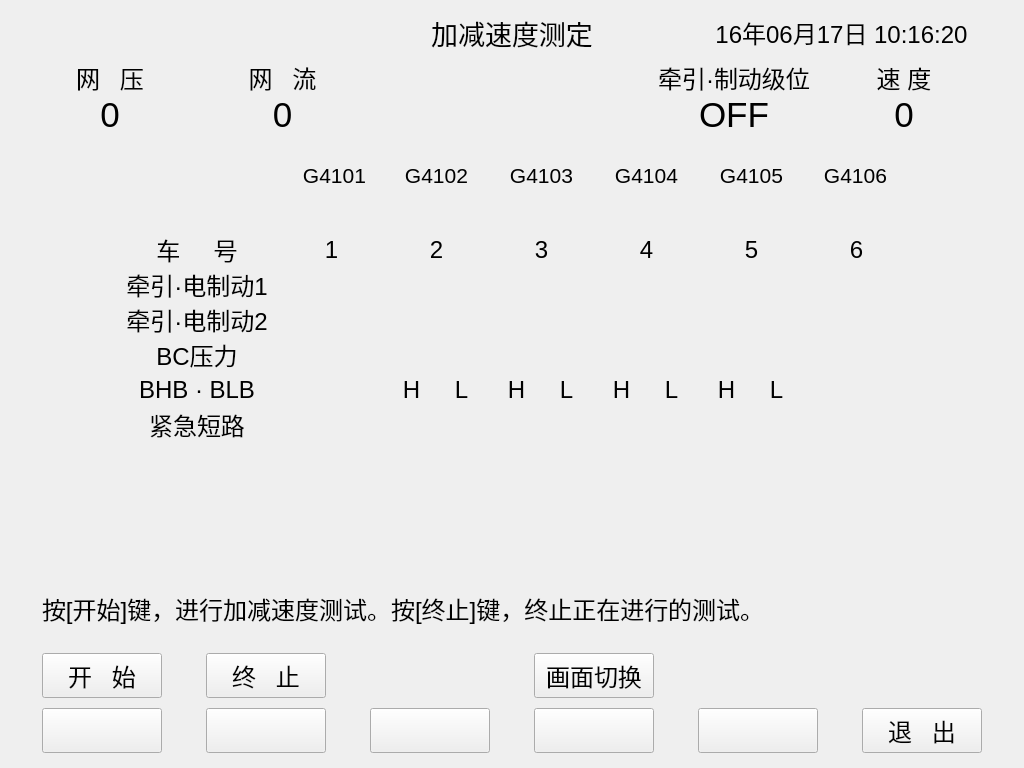
<?xml version="1.0" encoding="UTF-8"?>
<ui version="4.0">
 <class>speedcheck</class>
 <widget class="QDialog" name="speedcheck">
  <property name="geometry">
   <rect>
    <x>0</x>
    <y>0</y>
    <width>1024</width>
    <height>768</height>
   </rect>
  </property>
  <property name="windowTitle">
   <string>加减速度测定</string>
  </property>
  <widget class="QLabel" name="labelinfo_5_3">
   <property name="geometry">
    <rect>
     <x>384</x>
     <y>372</y>
     <width>105</width>
     <height>35</height>
    </rect>
   </property>
   <property name="font">
    <font>
     <pointsize>18</pointsize>
    </font>
   </property>
   <property name="text">
    <string/>
   </property>
   <property name="alignment">
    <set>Qt::AlignCenter</set>
   </property>
  </widget>
  <widget class="QLabel" name="label_2">
   <property name="geometry">
    <rect>
     <x>40</x>
     <y>62</y>
     <width>140</width>
     <height>30</height>
    </rect>
   </property>
   <property name="font">
    <font>
     <pointsize>18</pointsize>
    </font>
   </property>
   <property name="text">
    <string>网   压</string>
   </property>
   <property name="alignment">
    <set>Qt::AlignCenter</set>
   </property>
  </widget>
  <widget class="QLabel" name="carlabel3">
   <property name="geometry">
    <rect>
     <x>501</x>
     <y>163</y>
     <width>81</width>
     <height>25</height>
    </rect>
   </property>
   <property name="font">
    <font>
     <pointsize>16</pointsize>
    </font>
   </property>
   <property name="text">
    <string>G4103</string>
   </property>
   <property name="alignment">
    <set>Qt::AlignCenter</set>
   </property>
  </widget>
  <widget class="QLabel" name="labelinfo_4_6">
   <property name="geometry">
    <rect>
     <x>699</x>
     <y>337</y>
     <width>105</width>
     <height>35</height>
    </rect>
   </property>
   <property name="font">
    <font>
     <pointsize>18</pointsize>
    </font>
   </property>
   <property name="text">
    <string/>
   </property>
   <property name="alignment">
    <set>Qt::AlignCenter</set>
   </property>
  </widget>
  <widget class="QLabel" name="labelinfo_2_1">
   <property name="geometry">
    <rect>
     <x>115</x>
     <y>267</y>
     <width>164</width>
     <height>35</height>
    </rect>
   </property>
   <property name="font">
    <font>
     <pointsize>18</pointsize>
    </font>
   </property>
   <property name="text">
    <string>牵引·电制动1</string>
   </property>
   <property name="alignment">
    <set>Qt::AlignCenter</set>
   </property>
  </widget>
  <widget class="QLabel" name="carimagelabel2">
   <property name="geometry">
    <rect>
     <x>384</x>
     <y>150</y>
     <width>105</width>
     <height>80</height>
    </rect>
   </property>
   <property name="text">
    <string/>
   </property>
  </widget>
  <widget class="QLabel" name="label_3">
   <property name="geometry">
    <rect>
     <x>210</x>
     <y>62</y>
     <width>145</width>
     <height>30</height>
    </rect>
   </property>
   <property name="font">
    <font>
     <pointsize>18</pointsize>
    </font>
   </property>
   <property name="text">
    <string>网   流</string>
   </property>
   <property name="alignment">
    <set>Qt::AlignCenter</set>
   </property>
  </widget>
  <widget class="QLabel" name="carlabel4">
   <property name="geometry">
    <rect>
     <x>606</x>
     <y>163</y>
     <width>81</width>
     <height>25</height>
    </rect>
   </property>
   <property name="font">
    <font>
     <pointsize>16</pointsize>
    </font>
   </property>
   <property name="text">
    <string>G4104</string>
   </property>
   <property name="alignment">
    <set>Qt::AlignCenter</set>
   </property>
  </widget>
  <widget class="QLabel" name="carimagelabel6">
   <property name="geometry">
    <rect>
     <x>804</x>
     <y>150</y>
     <width>105</width>
     <height>80</height>
    </rect>
   </property>
   <property name="text">
    <string/>
   </property>
  </widget>
  <widget class="QLabel" name="carimagelabel1">
   <property name="geometry">
    <rect>
     <x>279</x>
     <y>150</y>
     <width>105</width>
     <height>80</height>
    </rect>
   </property>
   <property name="text">
    <string/>
   </property>
  </widget>
  <widget class="QLabel" name="labelarrow">
   <property name="geometry">
    <rect>
     <x>115</x>
     <y>150</y>
     <width>164</width>
     <height>80</height>
    </rect>
   </property>
   <property name="text">
    <string/>
   </property>
   <property name="alignment">
    <set>Qt::AlignCenter</set>
   </property>
  </widget>
  <widget class="QLabel" name="labelinfo_2_4">
   <property name="geometry">
    <rect>
     <x>489</x>
     <y>267</y>
     <width>105</width>
     <height>35</height>
    </rect>
   </property>
   <property name="font">
    <font>
     <pointsize>18</pointsize>
    </font>
   </property>
   <property name="text">
    <string/>
   </property>
   <property name="alignment">
    <set>Qt::AlignCenter</set>
   </property>
  </widget>
  <widget class="QLabel" name="labelinfo_2_3">
   <property name="geometry">
    <rect>
     <x>384</x>
     <y>267</y>
     <width>105</width>
     <height>35</height>
    </rect>
   </property>
   <property name="font">
    <font>
     <pointsize>18</pointsize>
    </font>
   </property>
   <property name="text">
    <string/>
   </property>
   <property name="alignment">
    <set>Qt::AlignCenter</set>
   </property>
  </widget>
  <widget class="QLabel" name="labelinfo_1_3">
   <property name="geometry">
    <rect>
     <x>384</x>
     <y>232</y>
     <width>105</width>
     <height>35</height>
    </rect>
   </property>
   <property name="font">
    <font>
     <pointsize>18</pointsize>
    </font>
   </property>
   <property name="text">
    <string>2</string>
   </property>
   <property name="alignment">
    <set>Qt::AlignCenter</set>
   </property>
  </widget>
  <widget class="QLabel" name="label_5">
   <property name="geometry">
    <rect>
     <x>854</x>
     <y>62</y>
     <width>100</width>
     <height>30</height>
    </rect>
   </property>
   <property name="font">
    <font>
     <pointsize>18</pointsize>
    </font>
   </property>
   <property name="text">
    <string>速 度</string>
   </property>
   <property name="alignment">
    <set>Qt::AlignCenter</set>
   </property>
  </widget>
  <widget class="QLabel" name="labelinfo_1_4">
   <property name="geometry">
    <rect>
     <x>489</x>
     <y>232</y>
     <width>105</width>
     <height>35</height>
    </rect>
   </property>
   <property name="font">
    <font>
     <pointsize>18</pointsize>
    </font>
   </property>
   <property name="text">
    <string>3</string>
   </property>
   <property name="alignment">
    <set>Qt::AlignCenter</set>
   </property>
  </widget>
  <widget class="QLabel" name="labelinfo_1_7">
   <property name="geometry">
    <rect>
     <x>804</x>
     <y>232</y>
     <width>105</width>
     <height>35</height>
    </rect>
   </property>
   <property name="font">
    <font>
     <pointsize>18</pointsize>
    </font>
   </property>
   <property name="text">
    <string>6</string>
   </property>
   <property name="alignment">
    <set>Qt::AlignCenter</set>
   </property>
  </widget>
  <widget class="QLabel" name="labelinfo_4_1">
   <property name="geometry">
    <rect>
     <x>115</x>
     <y>337</y>
     <width>164</width>
     <height>35</height>
    </rect>
   </property>
   <property name="font">
    <font>
     <pointsize>18</pointsize>
    </font>
   </property>
   <property name="text">
    <string>BC压力</string>
   </property>
   <property name="alignment">
    <set>Qt::AlignCenter</set>
   </property>
  </widget>
  <widget class="QLabel" name="labelinfo_1_2">
   <property name="geometry">
    <rect>
     <x>279</x>
     <y>232</y>
     <width>105</width>
     <height>35</height>
    </rect>
   </property>
   <property name="font">
    <font>
     <pointsize>18</pointsize>
    </font>
   </property>
   <property name="text">
    <string>1</string>
   </property>
   <property name="alignment">
    <set>Qt::AlignCenter</set>
   </property>
  </widget>
  <widget class="QLabel" name="carlabel5">
   <property name="geometry">
    <rect>
     <x>711</x>
     <y>163</y>
     <width>81</width>
     <height>25</height>
    </rect>
   </property>
   <property name="font">
    <font>
     <pointsize>16</pointsize>
    </font>
   </property>
   <property name="text">
    <string>G4105</string>
   </property>
   <property name="alignment">
    <set>Qt::AlignCenter</set>
   </property>
  </widget>
  <widget class="QLabel" name="labelinfo_5_5">
   <property name="geometry">
    <rect>
     <x>594</x>
     <y>372</y>
     <width>105</width>
     <height>35</height>
    </rect>
   </property>
   <property name="font">
    <font>
     <pointsize>18</pointsize>
    </font>
   </property>
   <property name="text">
    <string/>
   </property>
   <property name="alignment">
    <set>Qt::AlignCenter</set>
   </property>
  </widget>
  <widget class="QLabel" name="labelinfo_1_5">
   <property name="geometry">
    <rect>
     <x>594</x>
     <y>232</y>
     <width>105</width>
     <height>35</height>
    </rect>
   </property>
   <property name="font">
    <font>
     <pointsize>18</pointsize>
    </font>
   </property>
   <property name="text">
    <string>4</string>
   </property>
   <property name="alignment">
    <set>Qt::AlignCenter</set>
   </property>
  </widget>
  <widget class="QLabel" name="labelinfo_5_4">
   <property name="geometry">
    <rect>
     <x>489</x>
     <y>372</y>
     <width>105</width>
     <height>35</height>
    </rect>
   </property>
   <property name="font">
    <font>
     <pointsize>18</pointsize>
    </font>
   </property>
   <property name="text">
    <string/>
   </property>
   <property name="alignment">
    <set>Qt::AlignCenter</set>
   </property>
  </widget>
  <widget class="QLabel" name="labelinfo_3_3">
   <property name="geometry">
    <rect>
     <x>384</x>
     <y>302</y>
     <width>105</width>
     <height>35</height>
    </rect>
   </property>
   <property name="font">
    <font>
     <pointsize>18</pointsize>
    </font>
   </property>
   <property name="text">
    <string/>
   </property>
   <property name="alignment">
    <set>Qt::AlignCenter</set>
   </property>
  </widget>
  <widget class="QLabel" name="carlabel6">
   <property name="geometry">
    <rect>
     <x>816</x>
     <y>163</y>
     <width>79</width>
     <height>25</height>
    </rect>
   </property>
   <property name="font">
    <font>
     <pointsize>16</pointsize>
    </font>
   </property>
   <property name="text">
    <string>G4106</string>
   </property>
   <property name="alignment">
    <set>Qt::AlignCenter</set>
   </property>
  </widget>
  <widget class="QLabel" name="labelinfo_5_2">
   <property name="geometry">
    <rect>
     <x>279</x>
     <y>372</y>
     <width>105</width>
     <height>35</height>
    </rect>
   </property>
   <property name="font">
    <font>
     <pointsize>18</pointsize>
    </font>
   </property>
   <property name="text">
    <string/>
   </property>
   <property name="alignment">
    <set>Qt::AlignCenter</set>
   </property>
  </widget>
  <widget class="QLabel" name="carimagelabel5">
   <property name="geometry">
    <rect>
     <x>699</x>
     <y>150</y>
     <width>105</width>
     <height>80</height>
    </rect>
   </property>
   <property name="text">
    <string/>
   </property>
  </widget>
  <widget class="QLabel" name="labelvoltage">
   <property name="geometry">
    <rect>
     <x>40</x>
     <y>92</y>
     <width>140</width>
     <height>45</height>
    </rect>
   </property>
   <property name="font">
    <font>
     <pointsize>26</pointsize>
    </font>
   </property>
   <property name="text">
    <string>0</string>
   </property>
   <property name="alignment">
    <set>Qt::AlignCenter</set>
   </property>
  </widget>
  <widget class="QLabel" name="carlabel2">
   <property name="geometry">
    <rect>
     <x>396</x>
     <y>163</y>
     <width>81</width>
     <height>25</height>
    </rect>
   </property>
   <property name="font">
    <font>
     <pointsize>16</pointsize>
    </font>
   </property>
   <property name="text">
    <string>G4102</string>
   </property>
   <property name="alignment">
    <set>Qt::AlignCenter</set>
   </property>
  </widget>
  <widget class="QLabel" name="labelinfo_4_3">
   <property name="geometry">
    <rect>
     <x>384</x>
     <y>337</y>
     <width>105</width>
     <height>35</height>
    </rect>
   </property>
   <property name="font">
    <font>
     <pointsize>18</pointsize>
    </font>
   </property>
   <property name="text">
    <string/>
   </property>
   <property name="alignment">
    <set>Qt::AlignCenter</set>
   </property>
  </widget>
  <widget class="QLabel" name="title">
   <property name="geometry">
    <rect>
     <x>10</x>
     <y>10</y>
     <width>345</width>
     <height>45</height>
    </rect>
   </property>
   <property name="sizePolicy">
    <sizepolicy hsizetype="Expanding" vsizetype="Expanding">
     <horstretch>0</horstretch>
     <verstretch>0</verstretch>
    </sizepolicy>
   </property>
   <property name="font">
    <font>
     <pointsize>18</pointsize>
    </font>
   </property>
   <property name="text">
    <string/>
   </property>
  </widget>
  <widget class="QLabel" name="labelinfo_4_4">
   <property name="geometry">
    <rect>
     <x>489</x>
     <y>337</y>
     <width>105</width>
     <height>35</height>
    </rect>
   </property>
   <property name="font">
    <font>
     <pointsize>18</pointsize>
    </font>
   </property>
   <property name="text">
    <string/>
   </property>
   <property name="alignment">
    <set>Qt::AlignCenter</set>
   </property>
  </widget>
  <widget class="QLabel" name="labelinfo_1_1">
   <property name="geometry">
    <rect>
     <x>115</x>
     <y>232</y>
     <width>164</width>
     <height>35</height>
    </rect>
   </property>
   <property name="font">
    <font>
     <pointsize>18</pointsize>
    </font>
   </property>
   <property name="text">
    <string>车     号</string>
   </property>
   <property name="alignment">
    <set>Qt::AlignCenter</set>
   </property>
  </widget>
  <widget class="QLabel" name="labelcurrent">
   <property name="geometry">
    <rect>
     <x>210</x>
     <y>92</y>
     <width>145</width>
     <height>45</height>
    </rect>
   </property>
   <property name="font">
    <font>
     <pointsize>26</pointsize>
    </font>
   </property>
   <property name="text">
    <string>0</string>
   </property>
   <property name="alignment">
    <set>Qt::AlignCenter</set>
   </property>
  </widget>
  <widget class="QLabel" name="labelinfo_4_2">
   <property name="geometry">
    <rect>
     <x>279</x>
     <y>337</y>
     <width>105</width>
     <height>35</height>
    </rect>
   </property>
   <property name="font">
    <font>
     <pointsize>18</pointsize>
    </font>
   </property>
   <property name="text">
    <string/>
   </property>
   <property name="alignment">
    <set>Qt::AlignCenter</set>
   </property>
  </widget>
  <widget class="QLabel" name="labelinfo_2_7">
   <property name="geometry">
    <rect>
     <x>804</x>
     <y>267</y>
     <width>105</width>
     <height>35</height>
    </rect>
   </property>
   <property name="font">
    <font>
     <pointsize>18</pointsize>
    </font>
   </property>
   <property name="text">
    <string/>
   </property>
   <property name="alignment">
    <set>Qt::AlignCenter</set>
   </property>
  </widget>
  <widget class="QLabel" name="labelinfo_3_4">
   <property name="geometry">
    <rect>
     <x>489</x>
     <y>302</y>
     <width>105</width>
     <height>35</height>
    </rect>
   </property>
   <property name="font">
    <font>
     <pointsize>18</pointsize>
    </font>
   </property>
   <property name="text">
    <string/>
   </property>
   <property name="alignment">
    <set>Qt::AlignCenter</set>
   </property>
  </widget>
  <widget class="QLabel" name="carlabel1">
   <property name="geometry">
    <rect>
     <x>295</x>
     <y>163</y>
     <width>79</width>
     <height>25</height>
    </rect>
   </property>
   <property name="font">
    <font>
     <pointsize>16</pointsize>
    </font>
   </property>
   <property name="text">
    <string>G4101</string>
   </property>
   <property name="alignment">
    <set>Qt::AlignCenter</set>
   </property>
  </widget>
  <widget class="QLabel" name="labelinfo_3_6">
   <property name="geometry">
    <rect>
     <x>699</x>
     <y>302</y>
     <width>105</width>
     <height>35</height>
    </rect>
   </property>
   <property name="font">
    <font>
     <pointsize>18</pointsize>
    </font>
   </property>
   <property name="text">
    <string/>
   </property>
   <property name="alignment">
    <set>Qt::AlignCenter</set>
   </property>
  </widget>
  <widget class="QLabel" name="labelinfo_4_7">
   <property name="geometry">
    <rect>
     <x>804</x>
     <y>337</y>
     <width>105</width>
     <height>35</height>
    </rect>
   </property>
   <property name="font">
    <font>
     <pointsize>18</pointsize>
    </font>
   </property>
   <property name="text">
    <string/>
   </property>
   <property name="alignment">
    <set>Qt::AlignCenter</set>
   </property>
  </widget>
  <widget class="QLabel" name="labelinfo_2_6">
   <property name="geometry">
    <rect>
     <x>699</x>
     <y>267</y>
     <width>105</width>
     <height>35</height>
    </rect>
   </property>
   <property name="font">
    <font>
     <pointsize>18</pointsize>
    </font>
   </property>
   <property name="text">
    <string/>
   </property>
   <property name="alignment">
    <set>Qt::AlignCenter</set>
   </property>
  </widget>
  <widget class="QLabel" name="labelinfo_5_1">
   <property name="geometry">
    <rect>
     <x>115</x>
     <y>372</y>
     <width>164</width>
     <height>35</height>
    </rect>
   </property>
   <property name="font">
    <font>
     <pointsize>18</pointsize>
    </font>
   </property>
   <property name="text">
    <string>BHB · BLB</string>
   </property>
   <property name="alignment">
    <set>Qt::AlignCenter</set>
   </property>
  </widget>
  <widget class="QLabel" name="carimagelabel3">
   <property name="geometry">
    <rect>
     <x>489</x>
     <y>150</y>
     <width>105</width>
     <height>80</height>
    </rect>
   </property>
   <property name="text">
    <string/>
   </property>
  </widget>
  <widget class="QLabel" name="labelinfo_1_6">
   <property name="geometry">
    <rect>
     <x>699</x>
     <y>232</y>
     <width>105</width>
     <height>35</height>
    </rect>
   </property>
   <property name="font">
    <font>
     <pointsize>18</pointsize>
    </font>
   </property>
   <property name="text">
    <string>5</string>
   </property>
   <property name="alignment">
    <set>Qt::AlignCenter</set>
   </property>
  </widget>
  <widget class="QLabel" name="labelinfo_3_2">
   <property name="geometry">
    <rect>
     <x>279</x>
     <y>302</y>
     <width>105</width>
     <height>35</height>
    </rect>
   </property>
   <property name="font">
    <font>
     <pointsize>18</pointsize>
    </font>
   </property>
   <property name="text">
    <string/>
   </property>
   <property name="alignment">
    <set>Qt::AlignCenter</set>
   </property>
  </widget>
  <widget class="QLabel" name="label_4">
   <property name="geometry">
    <rect>
     <x>644</x>
     <y>62</y>
     <width>180</width>
     <height>30</height>
    </rect>
   </property>
   <property name="font">
    <font>
     <pointsize>18</pointsize>
    </font>
   </property>
   <property name="text">
    <string>牵引·制动级位</string>
   </property>
   <property name="alignment">
    <set>Qt::AlignCenter</set>
   </property>
  </widget>
  <widget class="QLabel" name="carimagelabel4">
   <property name="geometry">
    <rect>
     <x>594</x>
     <y>150</y>
     <width>105</width>
     <height>80</height>
    </rect>
   </property>
   <property name="text">
    <string/>
   </property>
  </widget>
  <widget class="QLabel" name="labelinfo_2_5">
   <property name="geometry">
    <rect>
     <x>594</x>
     <y>267</y>
     <width>105</width>
     <height>35</height>
    </rect>
   </property>
   <property name="font">
    <font>
     <pointsize>18</pointsize>
    </font>
   </property>
   <property name="text">
    <string/>
   </property>
   <property name="alignment">
    <set>Qt::AlignCenter</set>
   </property>
  </widget>
  <widget class="QLabel" name="labelinfo_3_1">
   <property name="geometry">
    <rect>
     <x>115</x>
     <y>302</y>
     <width>164</width>
     <height>35</height>
    </rect>
   </property>
   <property name="font">
    <font>
     <pointsize>18</pointsize>
    </font>
   </property>
   <property name="text">
    <string>牵引·电制动2</string>
   </property>
   <property name="alignment">
    <set>Qt::AlignCenter</set>
   </property>
  </widget>
  <widget class="QLabel" name="labelinfo_5_7">
   <property name="geometry">
    <rect>
     <x>804</x>
     <y>372</y>
     <width>105</width>
     <height>35</height>
    </rect>
   </property>
   <property name="font">
    <font>
     <pointsize>18</pointsize>
    </font>
   </property>
   <property name="text">
    <string/>
   </property>
   <property name="alignment">
    <set>Qt::AlignCenter</set>
   </property>
  </widget>
  <widget class="QLabel" name="labelbrake">
   <property name="geometry">
    <rect>
     <x>644</x>
     <y>92</y>
     <width>180</width>
     <height>45</height>
    </rect>
   </property>
   <property name="font">
    <font>
     <pointsize>26</pointsize>
    </font>
   </property>
   <property name="text">
    <string>OFF</string>
   </property>
   <property name="alignment">
    <set>Qt::AlignCenter</set>
   </property>
  </widget>
  <widget class="QLabel" name="labelspeed">
   <property name="geometry">
    <rect>
     <x>854</x>
     <y>92</y>
     <width>100</width>
     <height>45</height>
    </rect>
   </property>
   <property name="font">
    <font>
     <pointsize>26</pointsize>
    </font>
   </property>
   <property name="text">
    <string>0</string>
   </property>
   <property name="alignment">
    <set>Qt::AlignCenter</set>
   </property>
  </widget>
  <widget class="QLabel" name="labelinfo_5_6">
   <property name="geometry">
    <rect>
     <x>699</x>
     <y>372</y>
     <width>105</width>
     <height>35</height>
    </rect>
   </property>
   <property name="font">
    <font>
     <pointsize>18</pointsize>
    </font>
   </property>
   <property name="text">
    <string/>
   </property>
   <property name="alignment">
    <set>Qt::AlignCenter</set>
   </property>
  </widget>
  <widget class="QLabel" name="labelinfo_4_5">
   <property name="geometry">
    <rect>
     <x>594</x>
     <y>337</y>
     <width>105</width>
     <height>35</height>
    </rect>
   </property>
   <property name="font">
    <font>
     <pointsize>18</pointsize>
    </font>
   </property>
   <property name="text">
    <string/>
   </property>
   <property name="alignment">
    <set>Qt::AlignCenter</set>
   </property>
  </widget>
  <widget class="QLabel" name="title_3">
   <property name="geometry">
    <rect>
     <x>669</x>
     <y>10</y>
     <width>345</width>
     <height>45</height>
    </rect>
   </property>
   <property name="sizePolicy">
    <sizepolicy hsizetype="Expanding" vsizetype="Expanding">
     <horstretch>0</horstretch>
     <verstretch>0</verstretch>
    </sizepolicy>
   </property>
   <property name="font">
    <font>
     <pointsize>18</pointsize>
    </font>
   </property>
   <property name="text">
    <string>16年06月17日 10:16:20</string>
   </property>
   <property name="alignment">
    <set>Qt::AlignCenter</set>
   </property>
  </widget>
  <widget class="QLabel" name="title_2">
   <property name="geometry">
    <rect>
     <x>355</x>
     <y>10</y>
     <width>314</width>
     <height>45</height>
    </rect>
   </property>
   <property name="sizePolicy">
    <sizepolicy hsizetype="Expanding" vsizetype="Expanding">
     <horstretch>0</horstretch>
     <verstretch>0</verstretch>
    </sizepolicy>
   </property>
   <property name="font">
    <font>
     <pointsize>20</pointsize>
    </font>
   </property>
   <property name="text">
    <string>加减速度测定</string>
   </property>
   <property name="alignment">
    <set>Qt::AlignCenter</set>
   </property>
  </widget>
  <widget class="QLabel" name="labelinfo_3_7">
   <property name="geometry">
    <rect>
     <x>804</x>
     <y>302</y>
     <width>105</width>
     <height>35</height>
    </rect>
   </property>
   <property name="font">
    <font>
     <pointsize>18</pointsize>
    </font>
   </property>
   <property name="text">
    <string/>
   </property>
   <property name="alignment">
    <set>Qt::AlignCenter</set>
   </property>
  </widget>
  <widget class="QLabel" name="labelinfo_2_2">
   <property name="geometry">
    <rect>
     <x>279</x>
     <y>267</y>
     <width>105</width>
     <height>35</height>
    </rect>
   </property>
   <property name="font">
    <font>
     <pointsize>18</pointsize>
    </font>
   </property>
   <property name="text">
    <string/>
   </property>
   <property name="alignment">
    <set>Qt::AlignCenter</set>
   </property>
  </widget>
  <widget class="QLabel" name="labelinfo_3_5">
   <property name="geometry">
    <rect>
     <x>594</x>
     <y>302</y>
     <width>105</width>
     <height>35</height>
    </rect>
   </property>
   <property name="font">
    <font>
     <pointsize>18</pointsize>
    </font>
   </property>
   <property name="text">
    <string/>
   </property>
   <property name="alignment">
    <set>Qt::AlignCenter</set>
   </property>
  </widget>
  <widget class="QLabel" name="labelinfo_6_7">
   <property name="geometry">
    <rect>
     <x>804</x>
     <y>407</y>
     <width>105</width>
     <height>35</height>
    </rect>
   </property>
   <property name="font">
    <font>
     <pointsize>18</pointsize>
    </font>
   </property>
   <property name="text">
    <string/>
   </property>
   <property name="alignment">
    <set>Qt::AlignCenter</set>
   </property>
  </widget>
  <widget class="QLabel" name="labelinfo_6_5">
   <property name="geometry">
    <rect>
     <x>594</x>
     <y>407</y>
     <width>105</width>
     <height>35</height>
    </rect>
   </property>
   <property name="font">
    <font>
     <pointsize>18</pointsize>
    </font>
   </property>
   <property name="text">
    <string/>
   </property>
   <property name="alignment">
    <set>Qt::AlignCenter</set>
   </property>
  </widget>
  <widget class="QLabel" name="labelinfo_6_3">
   <property name="geometry">
    <rect>
     <x>384</x>
     <y>407</y>
     <width>105</width>
     <height>35</height>
    </rect>
   </property>
   <property name="font">
    <font>
     <pointsize>18</pointsize>
    </font>
   </property>
   <property name="text">
    <string/>
   </property>
   <property name="alignment">
    <set>Qt::AlignCenter</set>
   </property>
  </widget>
  <widget class="QLabel" name="labelinfo_6_1">
   <property name="geometry">
    <rect>
     <x>115</x>
     <y>407</y>
     <width>164</width>
     <height>35</height>
    </rect>
   </property>
   <property name="font">
    <font>
     <pointsize>18</pointsize>
    </font>
   </property>
   <property name="text">
    <string>紧急短路</string>
   </property>
   <property name="alignment">
    <set>Qt::AlignCenter</set>
   </property>
  </widget>
  <widget class="QLabel" name="labelinfo_6_2">
   <property name="geometry">
    <rect>
     <x>279</x>
     <y>407</y>
     <width>105</width>
     <height>35</height>
    </rect>
   </property>
   <property name="font">
    <font>
     <pointsize>18</pointsize>
    </font>
   </property>
   <property name="text">
    <string/>
   </property>
   <property name="alignment">
    <set>Qt::AlignCenter</set>
   </property>
  </widget>
  <widget class="QLabel" name="labelinfo_6_6">
   <property name="geometry">
    <rect>
     <x>699</x>
     <y>407</y>
     <width>105</width>
     <height>35</height>
    </rect>
   </property>
   <property name="font">
    <font>
     <pointsize>18</pointsize>
    </font>
   </property>
   <property name="text">
    <string/>
   </property>
   <property name="alignment">
    <set>Qt::AlignCenter</set>
   </property>
  </widget>
  <widget class="QLabel" name="labelinfo_6_4">
   <property name="geometry">
    <rect>
     <x>489</x>
     <y>407</y>
     <width>105</width>
     <height>35</height>
    </rect>
   </property>
   <property name="font">
    <font>
     <pointsize>18</pointsize>
    </font>
   </property>
   <property name="text">
    <string/>
   </property>
   <property name="alignment">
    <set>Qt::AlignCenter</set>
   </property>
  </widget>
  <widget class="QLabel" name="labelinfo_5_3_1">
   <property name="geometry">
    <rect>
     <x>388</x>
     <y>376</y>
     <width>47</width>
     <height>27</height>
    </rect>
   </property>
   <property name="font">
    <font>
     <pointsize>18</pointsize>
    </font>
   </property>
   <property name="text">
    <string>H</string>
   </property>
   <property name="alignment">
    <set>Qt::AlignCenter</set>
   </property>
  </widget>
  <widget class="QLabel" name="labelinfo_5_3_2">
   <property name="geometry">
    <rect>
     <x>438</x>
     <y>376</y>
     <width>47</width>
     <height>27</height>
    </rect>
   </property>
   <property name="font">
    <font>
     <pointsize>18</pointsize>
    </font>
   </property>
   <property name="text">
    <string>L</string>
   </property>
   <property name="alignment">
    <set>Qt::AlignCenter</set>
   </property>
  </widget>
  <widget class="QLabel" name="labelinfo_5_6_1">
   <property name="geometry">
    <rect>
     <x>703</x>
     <y>376</y>
     <width>47</width>
     <height>27</height>
    </rect>
   </property>
   <property name="font">
    <font>
     <pointsize>18</pointsize>
    </font>
   </property>
   <property name="text">
    <string>H</string>
   </property>
   <property name="alignment">
    <set>Qt::AlignCenter</set>
   </property>
  </widget>
  <widget class="QLabel" name="labelinfo_5_6_2">
   <property name="geometry">
    <rect>
     <x>753</x>
     <y>376</y>
     <width>47</width>
     <height>27</height>
    </rect>
   </property>
   <property name="font">
    <font>
     <pointsize>18</pointsize>
    </font>
   </property>
   <property name="text">
    <string>L</string>
   </property>
   <property name="alignment">
    <set>Qt::AlignCenter</set>
   </property>
  </widget>
  <widget class="QPushButton" name="buttontemp1">
   <property name="geometry">
    <rect>
     <x>206</x>
     <y>708</y>
     <width>120</width>
     <height>45</height>
    </rect>
   </property>
   <property name="font">
    <font>
     <pointsize>18</pointsize>
    </font>
   </property>
   <property name="focusPolicy">
    <enum>Qt::NoFocus</enum>
   </property>
   <property name="text">
    <string/>
   </property>
  </widget>
  <widget class="QPushButton" name="buttontemp3">
   <property name="geometry">
    <rect>
     <x>534</x>
     <y>708</y>
     <width>120</width>
     <height>45</height>
    </rect>
   </property>
   <property name="font">
    <font>
     <pointsize>18</pointsize>
    </font>
   </property>
   <property name="focusPolicy">
    <enum>Qt::NoFocus</enum>
   </property>
   <property name="text">
    <string/>
   </property>
  </widget>
  <widget class="QLabel" name="labelbuttonarea">
   <property name="geometry">
    <rect>
     <x>10</x>
     <y>703</y>
     <width>1004</width>
     <height>55</height>
    </rect>
   </property>
   <property name="text">
    <string/>
   </property>
  </widget>
  <widget class="QPushButton" name="buttontemp4">
   <property name="geometry">
    <rect>
     <x>698</x>
     <y>708</y>
     <width>120</width>
     <height>45</height>
    </rect>
   </property>
   <property name="font">
    <font>
     <pointsize>18</pointsize>
    </font>
   </property>
   <property name="focusPolicy">
    <enum>Qt::NoFocus</enum>
   </property>
   <property name="text">
    <string/>
   </property>
  </widget>
  <widget class="QPushButton" name="buttontemp0">
   <property name="geometry">
    <rect>
     <x>42</x>
     <y>708</y>
     <width>120</width>
     <height>45</height>
    </rect>
   </property>
   <property name="font">
    <font>
     <pointsize>18</pointsize>
    </font>
   </property>
   <property name="focusPolicy">
    <enum>Qt::NoFocus</enum>
   </property>
   <property name="text">
    <string/>
   </property>
  </widget>
  <widget class="QPushButton" name="buttontemp2">
   <property name="geometry">
    <rect>
     <x>370</x>
     <y>708</y>
     <width>120</width>
     <height>45</height>
    </rect>
   </property>
   <property name="font">
    <font>
     <pointsize>18</pointsize>
    </font>
   </property>
   <property name="focusPolicy">
    <enum>Qt::NoFocus</enum>
   </property>
   <property name="text">
    <string/>
   </property>
  </widget>
  <widget class="QPushButton" name="buttonquit">
   <property name="geometry">
    <rect>
     <x>862</x>
     <y>708</y>
     <width>120</width>
     <height>45</height>
    </rect>
   </property>
   <property name="font">
    <font>
     <pointsize>18</pointsize>
    </font>
   </property>
   <property name="focusPolicy">
    <enum>Qt::NoFocus</enum>
   </property>
   <property name="text">
    <string>退   出</string>
   </property>
  </widget>
  <widget class="QPushButton" name="buttonstart">
   <property name="geometry">
    <rect>
     <x>42</x>
     <y>653</y>
     <width>120</width>
     <height>45</height>
    </rect>
   </property>
   <property name="font">
    <font>
     <pointsize>18</pointsize>
    </font>
   </property>
   <property name="focusPolicy">
    <enum>Qt::NoFocus</enum>
   </property>
   <property name="text">
    <string>开   始</string>
   </property>
  </widget>
  <widget class="QPushButton" name="buttonstop">
   <property name="geometry">
    <rect>
     <x>206</x>
     <y>653</y>
     <width>120</width>
     <height>45</height>
    </rect>
   </property>
   <property name="font">
    <font>
     <pointsize>18</pointsize>
    </font>
   </property>
   <property name="focusPolicy">
    <enum>Qt::NoFocus</enum>
   </property>
   <property name="text">
    <string>终   止</string>
   </property>
  </widget>
  <widget class="QPushButton" name="buttonchange">
   <property name="geometry">
    <rect>
     <x>534</x>
     <y>653</y>
     <width>120</width>
     <height>45</height>
    </rect>
   </property>
   <property name="font">
    <font>
     <pointsize>18</pointsize>
    </font>
   </property>
   <property name="focusPolicy">
    <enum>Qt::NoFocus</enum>
   </property>
   <property name="text">
    <string>画面切换</string>
   </property>
  </widget>
  <widget class="QLabel" name="labelmessage">
   <property name="geometry">
    <rect>
     <x>42</x>
     <y>588</y>
     <width>721</width>
     <height>40</height>
    </rect>
   </property>
   <property name="font">
    <font>
     <pointsize>18</pointsize>
    </font>
   </property>
   <property name="text">
    <string>按[开始]键，进行加减速度测试。按[终止]键，终止正在进行的测试。</string>
   </property>
   <property name="alignment">
    <set>Qt::AlignLeading|Qt::AlignLeft|Qt::AlignVCenter</set>
   </property>
  </widget>
  <widget class="QLabel" name="labelinfo_5_4_2">
   <property name="geometry">
    <rect>
     <x>543</x>
     <y>376</y>
     <width>47</width>
     <height>27</height>
    </rect>
   </property>
   <property name="font">
    <font>
     <pointsize>18</pointsize>
    </font>
   </property>
   <property name="text">
    <string>L</string>
   </property>
   <property name="alignment">
    <set>Qt::AlignCenter</set>
   </property>
  </widget>
  <widget class="QLabel" name="labelinfo_5_4_1">
   <property name="geometry">
    <rect>
     <x>493</x>
     <y>376</y>
     <width>47</width>
     <height>27</height>
    </rect>
   </property>
   <property name="font">
    <font>
     <pointsize>18</pointsize>
    </font>
   </property>
   <property name="text">
    <string>H</string>
   </property>
   <property name="alignment">
    <set>Qt::AlignCenter</set>
   </property>
  </widget>
  <widget class="QLabel" name="labelinfo_5_5_2">
   <property name="geometry">
    <rect>
     <x>648</x>
     <y>376</y>
     <width>47</width>
     <height>27</height>
    </rect>
   </property>
   <property name="font">
    <font>
     <pointsize>18</pointsize>
    </font>
   </property>
   <property name="text">
    <string>L</string>
   </property>
   <property name="alignment">
    <set>Qt::AlignCenter</set>
   </property>
  </widget>
  <widget class="QLabel" name="labelinfo_5_5_1">
   <property name="geometry">
    <rect>
     <x>598</x>
     <y>376</y>
     <width>47</width>
     <height>27</height>
    </rect>
   </property>
   <property name="font">
    <font>
     <pointsize>18</pointsize>
    </font>
   </property>
   <property name="text">
    <string>H</string>
   </property>
   <property name="alignment">
    <set>Qt::AlignCenter</set>
   </property>
  </widget>
  <zorder>labelbuttonarea</zorder>
  <zorder>labelinfo_5_6</zorder>
  <zorder>labelinfo_5_5</zorder>
  <zorder>carimagelabel6</zorder>
  <zorder>carimagelabel1</zorder>
  <zorder>carimagelabel5</zorder>
  <zorder>carimagelabel4</zorder>
  <zorder>carimagelabel3</zorder>
  <zorder>carimagelabel2</zorder>
  <zorder>labelinfo_5_3</zorder>
  <zorder>label_2</zorder>
  <zorder>carlabel3</zorder>
  <zorder>labelinfo_4_6</zorder>
  <zorder>labelinfo_2_1</zorder>
  <zorder>label_3</zorder>
  <zorder>carlabel4</zorder>
  <zorder>labelarrow</zorder>
  <zorder>labelinfo_2_4</zorder>
  <zorder>labelinfo_2_3</zorder>
  <zorder>labelinfo_1_3</zorder>
  <zorder>label_5</zorder>
  <zorder>labelinfo_1_4</zorder>
  <zorder>labelinfo_1_7</zorder>
  <zorder>labelinfo_4_1</zorder>
  <zorder>labelinfo_1_2</zorder>
  <zorder>carlabel5</zorder>
  <zorder>labelinfo_1_5</zorder>
  <zorder>labelinfo_5_4</zorder>
  <zorder>labelinfo_3_3</zorder>
  <zorder>carlabel6</zorder>
  <zorder>labelinfo_5_2</zorder>
  <zorder>labelvoltage</zorder>
  <zorder>carlabel2</zorder>
  <zorder>labelinfo_4_3</zorder>
  <zorder>title</zorder>
  <zorder>labelinfo_4_4</zorder>
  <zorder>labelinfo_1_1</zorder>
  <zorder>labelcurrent</zorder>
  <zorder>labelinfo_4_2</zorder>
  <zorder>labelinfo_2_7</zorder>
  <zorder>labelinfo_3_4</zorder>
  <zorder>carlabel1</zorder>
  <zorder>labelinfo_3_6</zorder>
  <zorder>labelinfo_4_7</zorder>
  <zorder>labelinfo_2_6</zorder>
  <zorder>labelinfo_5_1</zorder>
  <zorder>labelinfo_1_6</zorder>
  <zorder>labelinfo_3_2</zorder>
  <zorder>label_4</zorder>
  <zorder>labelinfo_2_5</zorder>
  <zorder>labelinfo_3_1</zorder>
  <zorder>labelinfo_5_7</zorder>
  <zorder>labelbrake</zorder>
  <zorder>labelspeed</zorder>
  <zorder>labelinfo_4_5</zorder>
  <zorder>title_3</zorder>
  <zorder>title_2</zorder>
  <zorder>labelinfo_3_7</zorder>
  <zorder>labelinfo_2_2</zorder>
  <zorder>labelinfo_3_5</zorder>
  <zorder>labelinfo_6_7</zorder>
  <zorder>labelinfo_6_5</zorder>
  <zorder>labelinfo_6_3</zorder>
  <zorder>labelinfo_6_1</zorder>
  <zorder>labelinfo_6_2</zorder>
  <zorder>labelinfo_6_6</zorder>
  <zorder>labelinfo_6_4</zorder>
  <zorder>labelinfo_5_3_1</zorder>
  <zorder>labelinfo_5_3_2</zorder>
  <zorder>labelinfo_5_6_1</zorder>
  <zorder>labelinfo_5_6_2</zorder>
  <zorder>buttontemp1</zorder>
  <zorder>buttontemp3</zorder>
  <zorder>buttontemp4</zorder>
  <zorder>buttontemp0</zorder>
  <zorder>buttontemp2</zorder>
  <zorder>buttonquit</zorder>
  <zorder>buttonstart</zorder>
  <zorder>buttonstop</zorder>
  <zorder>buttonchange</zorder>
  <zorder>labelmessage</zorder>
  <zorder>labelinfo_5_5_2</zorder>
  <zorder>labelinfo_5_5_1</zorder>
  <zorder>labelinfo_5_4_1</zorder>
  <zorder>labelinfo_5_4_2</zorder>
 </widget>
 <resources/>
 <connections/>
</ui>
